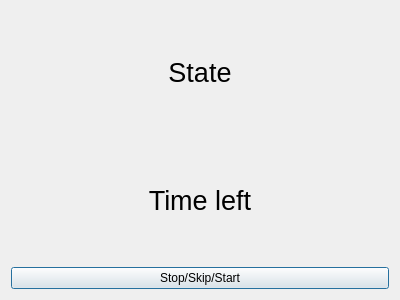
<?xml version="1.0" encoding="UTF-8"?>
<ui version="4.0">
 <class>Timer</class>
 <widget class="QDialog" name="Timer">
  <property name="geometry">
   <rect>
    <x>0</x>
    <y>0</y>
    <width>400</width>
    <height>300</height>
   </rect>
  </property>
  <property name="windowTitle">
   <string>Dialog</string>
  </property>
  <layout class="QVBoxLayout" name="verticalLayout">
   <item>
    <widget class="QLabel" name="label_state">
     <property name="font">
      <font>
       <pointsize>20</pointsize>
      </font>
     </property>
     <property name="text">
      <string>State</string>
     </property>
     <property name="alignment">
      <set>Qt::AlignCenter</set>
     </property>
    </widget>
   </item>
   <item>
    <widget class="QLabel" name="label_time">
     <property name="font">
      <font>
       <pointsize>20</pointsize>
      </font>
     </property>
     <property name="text">
      <string>Time left</string>
     </property>
     <property name="alignment">
      <set>Qt::AlignCenter</set>
     </property>
    </widget>
   </item>
   <item>
    <widget class="QPushButton" name="pushButton_stop_skip_start">
     <property name="text">
      <string>Stop/Skip/Start</string>
     </property>
    </widget>
   </item>
  </layout>
 </widget>
 <resources/>
 <connections/>
</ui>
